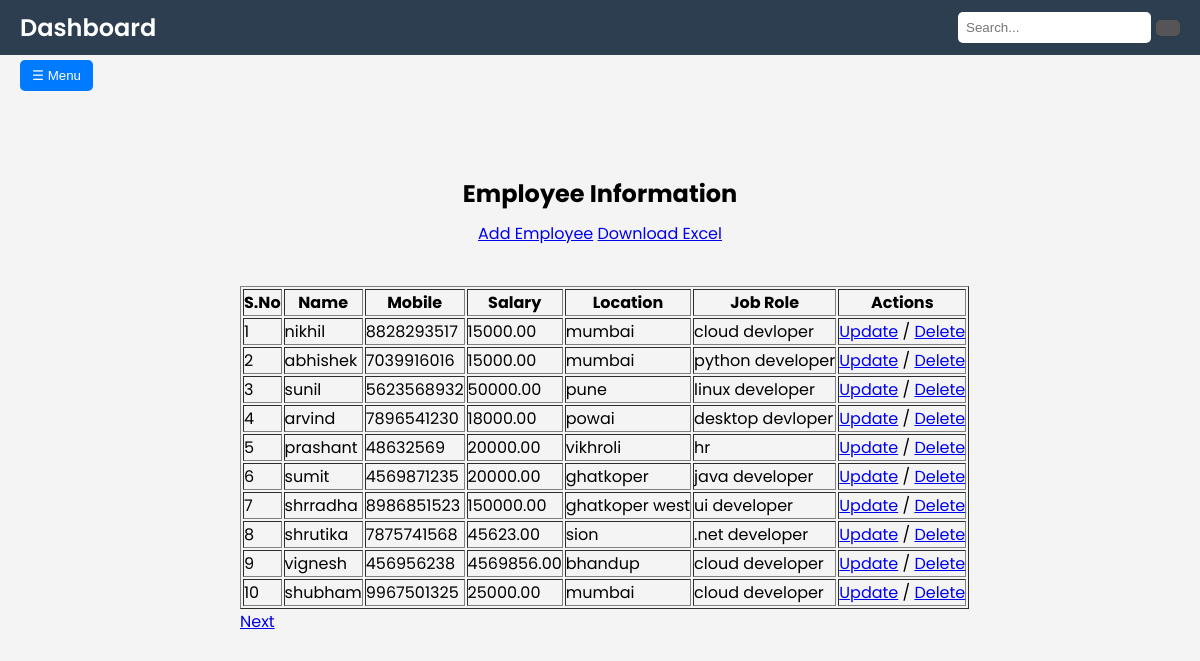
The page /Employee/ on the database its author committed.
### app_crud/models.py (models this page shows, shortened)
class Employee(models.Model):
    serial_number = models.AutoField(primary_key=True, unique=True)
    name = models.CharField(max_length=100)
    mobile = models.CharField(max_length=15)
    salary = models.DecimalField(max_digits=10, decimal_places=2)
    location = models.CharField(max_length=100)
    job_role = models.CharField(max_length=100)

### app_crud/views.py (the view, shortened to what this page needs)
# urls.py: path('Employee/',views.Employeee, name = "Employee"),
def Employeee(request):
    all_employees = Employee.objects.all()
    paginator = Paginator(all_employees, 10)  # Show 10 employees per page
    page_number = request.GET.get('page')
    employees = paginator.get_page(page_number)
    return render(request ,'Employee.html', {'employees': employees})

### templates/Employee.html (shortened to what this page needs)
<!DOCTYPE html>
<html lang="en">
<head>
    {% load static %}
    <link rel="stylesheet" type="text/css" href="{% static 'css/Employee.css' %}">
</head>
<body>
    <div class="nav">
        <div class="brand">Dashboard</div>
        <div class="search-bar">
            <input type="text" placeholder="Search...">
            <button></button>
        </div>
    </div>
    <div class="menu-container">
        <button class="menu-btn" onclick="toggleSidebar()">&#9776; Menu</button>
    </div>
    <div id="EmployeeInformation" class="container">
        <h3>Employee Information</h3>
        <a href="{% url 'add_emp' %}" class="btn">Add Employee</a>
        <a href="?download_excel=1" class="btn">Download Excel</a>
    </div>
    <div class="content">
        <main class="p-6">
            <table border="1">
                <thead>
                    <tr>
                        <th>S.No</th>
                        <th>Name</th>
                        <th>Mobile</th>
                        <th>Salary</th>
                        <th>Location</th>
                        <th>Job Role</th>
                        <th>Actions</th>
                    </tr>
                </thead>
                <tbody>
                    {% for employee in employees %}
                        <tr>
                            <td>{{ forloop.counter }}</td>
                            <td>{{ employee.name }}</td>
                            <td>{{ employee.mobile }}</td>
                            <td>{{ employee.salary }}</td>
                            <td>{{ employee.location }}</td>
                            <td>{{ employee.job_role }}</td>
                            <td>
                                <a href="{% url 'update_emp' employee.pk %}">Update</a> /
                                <a href="{% url 'delete_emp' employee.pk %}" onclick="return confirm('Are you sure you want to delete this employee?')">Delete</a>
                            </td>
                        </tr>
                    {% endfor %}
                </tbody>
            </table>
            {% if employees.has_other_pages %}
                <div id="paginationButtons">
                    {% if employees.has_next %}
                        <a href="?page={{ employees.next_page_number }}">Next</a>
                    {% endif %}
                </div>
            {% endif %}
        </main>
    </div>
</body>
</html>

### static/css/Employee.css (style rules this page uses)
* { margin: 0; padding: 0; box-sizing: border-box; }
body { font-family: 'Poppins', sans-serif; background-color: #f4f4f4; }
.nav { background-color: #2c3e50; color: white; padding: 10px 20px; display: flex; justify-content: space-between; align-items: center; }
.brand { font-size: 24px; font-weight: 600; }
.search-bar { display: flex; align-items: center; }
.search-bar input[type="text"] { padding: 8px; border: none; border-radius: 5px; margin-right: 5px; }
.search-bar button { background-color: #555; border: none; color: white; padding: 8px 12px; border-radius: 5px; cursor: pointer; }
.menu-container { padding: 5px 20px; }
.menu-btn { background-color: #007BFF; color: white; border: none; padding: 8px 12px; border-radius: 5px; cursor: pointer; }
.container { text-align: center; margin-top: 80px; margin-bottom: 20px; }
.container h3 { font-size: 24px; margin-bottom: 10px; }
.content { margin-left: 220px; padding: 20px; }

### rows shown on the page
Employee: name "nikhil", mobile "8828293517", salary "15000.00", location "mumbai", job_role "cloud devloper"
Employee: name "abhishek", mobile "7039916016", salary "15000.00", location "mumbai", job_role "python developer"
Employee: name "sunil", mobile "5623568932", salary "50000.00", location "pune", job_role "linux developer"
Employee: name "arvind", mobile "7896541230", salary "18000.00", location "powai", job_role "desktop devloper"
Employee: name "prashant", mobile "48632569", salary "20000.00", location "vikhroli", job_role "hr"
Employee: name "sumit", mobile "4569871235", salary "20000.00", location "ghatkoper", job_role "java developer"
Employee: name "shrradha", mobile "8986851523", salary "150000.00", location "ghatkoper west", job_role "ui developer"
Employee: name "shrutika", mobile "7875741568", salary "45623.00", location "sion", job_role ".net developer"
Employee: name "vignesh", mobile "456956238", salary "4569856.00", location "bhandup", job_role "cloud developer"
Employee: name "shubham", mobile "9967501325", salary "25000.00", location "mumbai", job_role "cloud developer"
